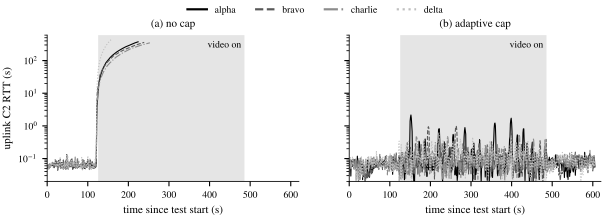

This figure's Python source:
"""Fig. 2: uplink C2 ping RTT per robot, static forest load test, (a) no cap,
(b) adaptive cap. Sources: logs/congestion_test_20261111/ul_*.txt,
logs/congestion_test_adaptive_20261111/ul_*.txt (send time = seq - 1 s)."""
import re
import numpy as np
import matplotlib.pyplot as plt
from style import setup, FULL_W, GREYS, LINES, OUT

setup()
ROB = ["alpha", "bravo", "charlie", "delta"]


def pings(f):
    rx = {}
    for line in open(f):
        m = re.match(r"\[([\d.]+)\].*icmp_seq=(\d+).*time=([\d.]+)", line)
        if m:
            rx[int(m.group(2))] = float(m.group(3))
    return rx


def vtimes(T):
    v = open(f"{T}/video.txt").read()
    return (float(re.search(r"video running ([\d.]+)", v).group(1)),
            float(re.search(r"video stopped ([\d.]+)", v).group(1)))


fig, axes = plt.subplots(1, 2, figsize=(FULL_W, 1.9), sharey=True)
for ax, (T, title) in zip(axes, [("logs/congestion_test_20261111", "(a) no cap"),
                                 ("logs/congestion_test_adaptive_20261111", "(b) adaptive cap")]):
    t0 = float(open(f"{T}/t_start").read()); von, voff = vtimes(T)
    ax.axvspan(von - t0, voff - t0, color="0.9", lw=0)
    for r, g, ls in zip(ROB, GREYS, LINES):
        rx = pings(f"{T}/ul_{r}.txt"); s = np.array(sorted(rx))
        ax.plot(s - 1, np.array([rx[n] for n in s]) / 1000, color=g, ls=ls, lw=0.8, label=r)
    ax.set_yscale("log"); ax.set_ylim(0.02, 600); ax.set_xlim(0, 620)
    ax.set_xlabel("time since test start (s)"); ax.set_title(title, fontsize=8)
    ax.text(voff - t0 - 8, 250, "video on", ha="right", fontsize=7)
axes[0].set_ylabel("uplink C2 RTT (s)")
lg = fig.legend(*axes[0].get_legend_handles_labels(), loc="upper center", ncol=4,
                bbox_to_anchor=(0.5, 1.08))
for h in lg.get_lines():
    h.set_linewidth(1.6)
fig.savefig(f"{OUT}/fig_rtt.pdf")
print("fig_rtt.pdf")
